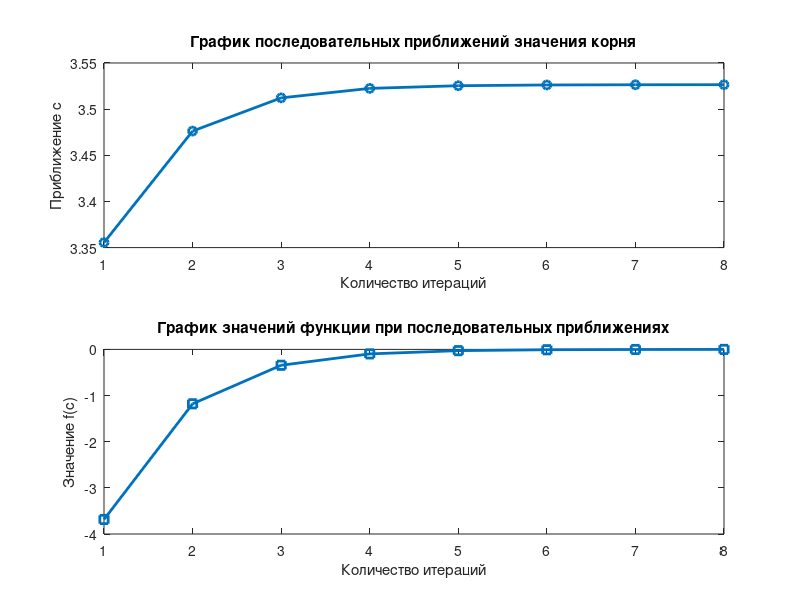

MATLAB code to generate this figure:
% Определяем функцию
f = @(x) exp(x) + log(x) - 10*x;

% Задаем интервал [a, b]
a = 3;
b = 4;

% Устанавливаем критерий остановки: точность и максимальное число итераций
tol = 1e-4;
maxIter = 100;

% Проверяем, что функция меняет знак на концах интервала
if f(a)*f(b) >= 0
    error('Функция имеет одинаковые знаки на концах интервала. Метод ложного положения не применим!');
end

% Инициализация переменных для хранения результатов итераций
iter = 0;
approx = zeros(maxIter,1);  % приближения корня
f_values = zeros(maxIter,1); % значения функции в точке приближения
errors = zeros(maxIter,1);   % разность между последовательными приближениями

% Заголовок таблицы в командном окне
fprintf('-----------------------------------------------------\n');
fprintf('Iter|\ta\t\tb|\t\tc|\t\tf(c)|\t\terror|\n');
fprintf('-----------------------------------------------------\n');
while iter < maxIter
    % Вычисление точки по формуле метода ложного положения
    c = (a*f(b) - b*f(a)) / (f(b) - f(a));
    fc = f(c);
    iter = iter + 1;
    
    % Вычисляем ошибку как разность между текущим и предыдущим приближением
    if iter > 1
        errors(iter) = abs(c - approx(iter-1));
    else
        errors(iter) = 0; % для первой итерации
    end
    approx(iter) = c;
    f_values(iter) = fc;
    
    % Вывод текущей итерации в командное окно
    fprintf('%d\t%f\t%f\t%f\t%f\t%f\n', iter, a, b, c, fc, errors(iter));
    
    % Если достигнута заданная точность по значению функции или по изменению приближения, то выходим
    if abs(fc) < tol || (iter > 1 && errors(iter) < tol)
        break;
    end
    
    % Обновление границ интервала
    if f(a)*fc < 0
        b = c;
    else
        a = c;
    end
end

% Обрезаем массивы до реально выполненного количества итераций
approx = approx(1:iter);
f_values = f_values(1:iter);
iter_vector = 1:iter;

% Построение графиков
figure;
subplot(2,1,1)
plot(iter_vector, approx, 'o-', 'LineWidth', 2);
xlabel('Количество итераций');
ylabel('Приближение c');
title('График последовательных приближений значения корня');

subplot(2,1,2)
plot(iter_vector, f_values, 's-', 'LineWidth', 2);
xlabel('Количество итераций');
ylabel('Значение f(c)');
title('График значений функции при последовательных приближениях');
